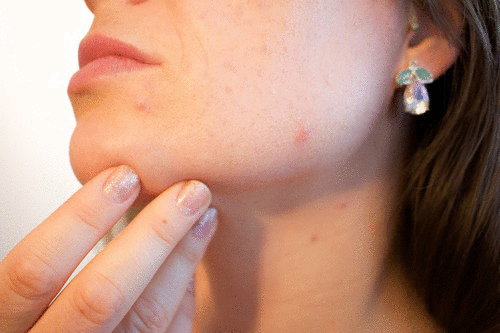
#> input picture src/OpenCV/project1/blemish.png, 500 x 333 px
$ jupyter execute --allow-errors 1-blemishRemoval.ipynb   (shell and % lines are left out)
#> lines starting #> are read from the running program, lines starting #| are printed output that depends on the picture
[cell 1]
import cv2 as cv
import matplotlib.pyplot as plt
import numpy as np

[cell 2]
import matplotlib

matplotlib.rcParams['figure.figsize'] = (10.0, 10.0)
matplotlib.rcParams['image.cmap'] = 'gray'

p = 15
best_gradient = 0

[cell 3]
image = cv.imread("blemish.png")
#> image is the input picture: shape (333, 500, 3); mean B, G, R 120.6, 139, 181.5
img_copy = image.copy()
print(f"Shape {img_copy.shape}")
#| Shape (333, 500, 3)

[cell 4]
def findGradientMean(roi):
    print(f"roi {roi}")
    roi = img_copy[roi[0]:roi[1], roi[2]:roi[3]]
    sobelX = cv.Sobel(roi, cv.CV_32F, 1, 0, ksize=-1)
    sobelY = cv.Sobel(roi, cv.CV_32F, 0, 1, ksize=-1)
    return np.mean(np.sqrt((np.square(sobelX) + np.square(sobelY))))

def findNeigbhours(x,y):
    return [
        # Center Region
        (x - p, x + p, y - p, y + p),
        # Left Region
        (x - p - 2 * p - 1, x - p - 1, y - p, y + p),
        # Top Left Region
        (x - p - 2 * p - 1, x - p - 1, y + p + 1, y + p + 2 * p),
        # Top Region
        (x - p, x + p, y + p, y + p + 2 * p),
        # Top Right Region
        (x + p + 1, x + p + 2 * p + 1, y + p + 1, y + p + 2 * p),
        # Right Region
        (x + p + 1, x + p + 2 * p + 1, y - p, y + p),
        # Bottom Right Region
        (x + p + 1, x + p + 2 * p, y - p - 2 * p, y - p - 1),
        # Bottom Region
        (x - p, x + p, y - p - 2 * p, y - p - 1),
        # Bottom Left Region
        (x - p - 2 * p - 1, x - p - 1, y - p - 2 * p, y - p - 1),
    ]

[cell 5]
x,y = 344,206

neigbhours = findNeigbhours(x,y)
print(neigbhours)

l, r, b, t = neigbhours[0]
best_roi = [l, r, b, t]
best_gradient = findGradientMean(best_roi)
#> best_gradient = 122.8

#> (the rest of this cell did not finish here and is left out)

[cell 6]
l, r, b, t = neigbhours[4]
print(f"size {img_copy.shape}")
#| size (333, 500, 3)

$ run again, with src/OpenCV/project1/weather.png copied over src/OpenCV/project1/blemish.png
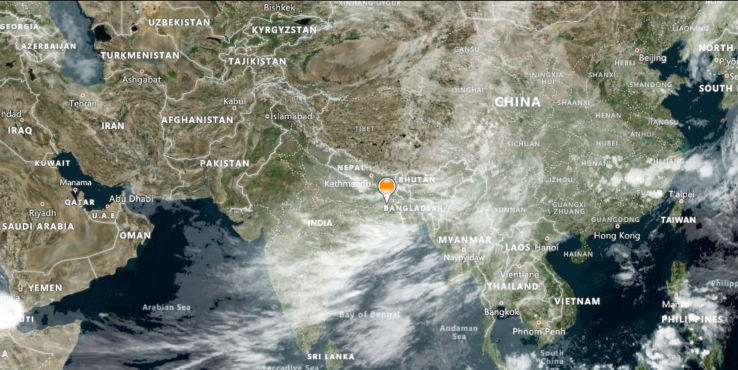
#> input picture src/OpenCV/project1/weather.png, 1475 x 739 px (shown at 1/2 size)
#> image is the input picture: shape (739, 1475, 3); mean B, G, R 120, 129.7, 125.4
#| Shape (739, 1475, 3)
#> `best_gradient = findGradientMean(best_roi)`: best_gradient = 241.6
#> the loop `for l, r, b, t in neigbhours[1:]:` made 8 passes
#> (printed output is left out)
#> pass 1, in findGradientMean (call 2), `sobelY = cv.Sobel(roi, cv.CV_32F, 0, 1, ksize=-1)`:
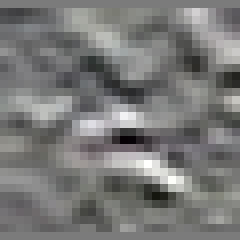
#> sobelY: shape (30, 30, 3) float32 (shown 8 times larger); mean B, G, R -19.5, -13.7, -12.4; drawn with min black and max white
#> after the loop `for l, r, b, t in neigbhours[1:]:`: best_gradient = 156.1; best_roi = [298, 328, 161, 190]
#| [298, 328, 161, 190]
#| size (739, 1475, 3)
#> `[cell 6] l, r, b, t = neigbhours[4] print(f"size {img_copy.shape}") #f..`:
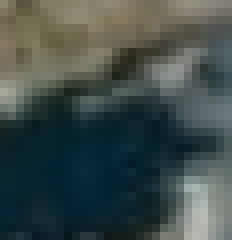
#> shown: shape (30, 29, 3) (shown 8 times larger); mean R, G, B 64.2, 76.8, 74.1
